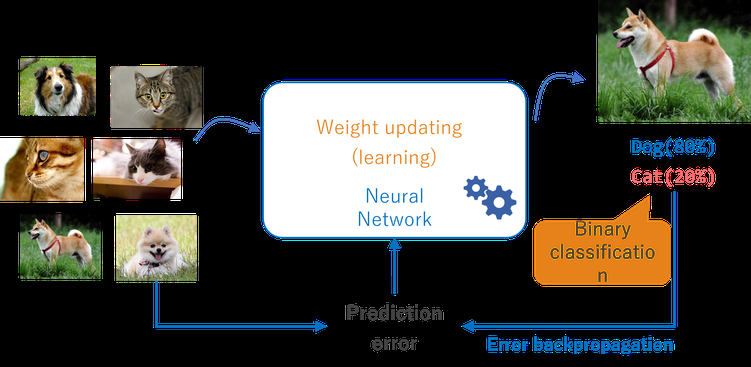
#> input picture images/AI.png, 751 x 367 px, shrunk from 3204 x 1565 before the run, given in place of sample_vegi.png, which was not available
$ python color.py
#> lines starting #> are read from the running program, lines starting #| are printed output that depends on the picture; after the words box and inside, x2 and y2 are one past the last pixel; in counts of white or black regions, pixels touching at a corner belong together; pictures that were not available may be replaced by others from this repository, and a replacement may not be noted
import cv2
import numpy as np
from matplotlib import pyplot as plt

img = cv2.imread("sample_vegi.png")
#> img is the input picture: shape (367, 751, 3); mean B, G, R 61.3, 67.9, 68.2
template = cv2.imread('sample_vegi_pat.png')
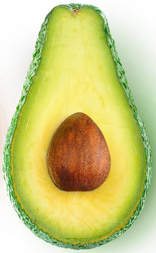
#> input picture images/sample_vegi_pat.png, 156 x 253 px, shrunk from 664 x 1080 before the run, found by its file name
#> template is the input picture: shape (253, 156, 3); mean B, G, R 129.7, 203.4, 204.6
(h, w, c) = template.shape
#> h = 253; w = 156; c = 3
print(w, h)
#| 156 253

res = cv2.matchTemplate(img, template, cv2.TM_CCORR_NORMED)
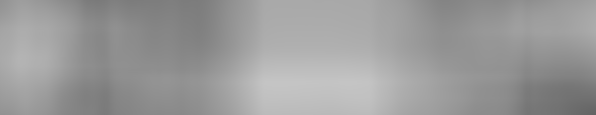
#> res: shape (115, 596) float32; min 0.394, max 0.772, mean 0.609
(min_val, max_val, min_loc, max_loc) = cv2.minMaxLoc(res)
#> min_val = 0.394; max_val = 0.772; min_loc = (595, 114); max_loc = (278, 83)
top_left = max_loc
#> top_left = (278, 83)
bottom_right = (top_left[0] + w, top_left[1] + h)
#> bottom_right = (434, 336)
cv2.rectangle(img, top_left, bottom_right, (0,0,255), 2)
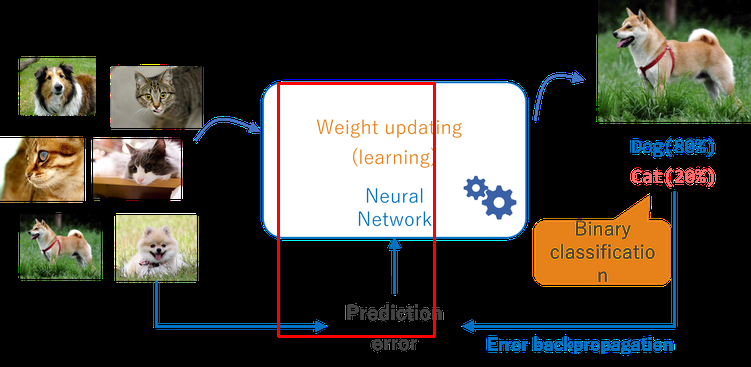
#> img: shape (367, 751, 3); 0.89% of pixels changed, all inside (x1, y1, x2, y2) = (277, 82, 436, 338)

cv2.imwrite("result_color.png", img)
